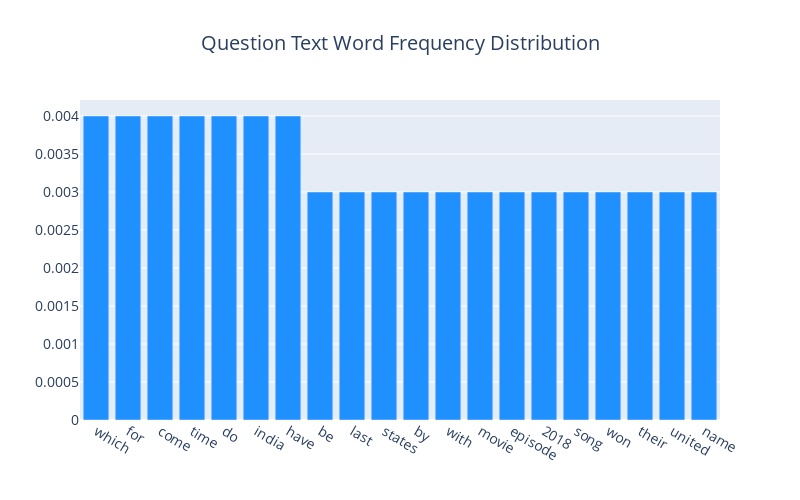

The notebook cell saved with this chart:
### Code cell
#Top words are repeated
frequency = count_word_frequency(test['question_text'], 20, 40)

### Figure 1 — Plotly figure (JSON) as saved in the notebook; plotly's stock layout.template omitted (floating-point values rounded to 4 significant figures)
{"data": [{"marker": {"color": "#1E90FF"}, "type": "bar", "x": ["which", "for", "come", "time", "do", "india", "have", "be", "last", "states", "by", "with", "movie", "episode", "2018", "song", "won", "their", "united", "name"], "y": [0.004, 0.004, 0.004, 0.004, 0.004, 0.004, 0.004, 0.003, 0.003, 0.003, 0.003, 0.003, 0.003, 0.003, 0.003, 0.003, 0.003, 0.003, 0.003, 0.003]}], "layout": {"font": {"size": 14}, "height": 500, "title": {"text": "Question Text Word Frequency Distribution", "x": 0.5}, "width": 800}}
